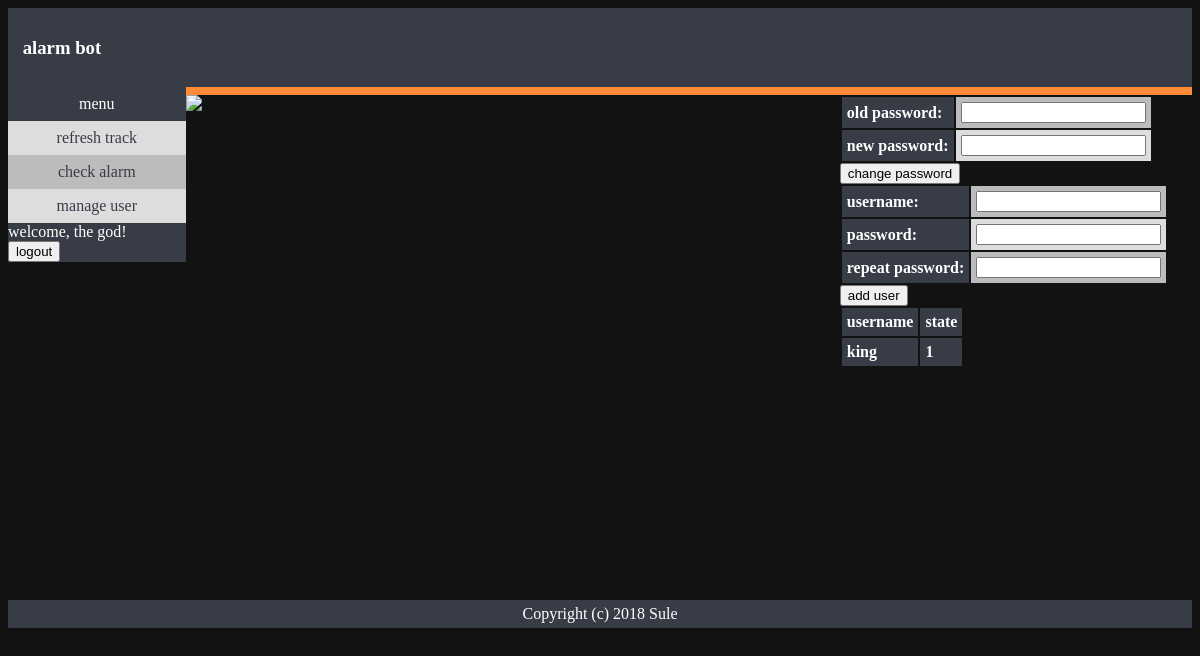
Page /panel/userpage/ (signed in) on the earlier database version.
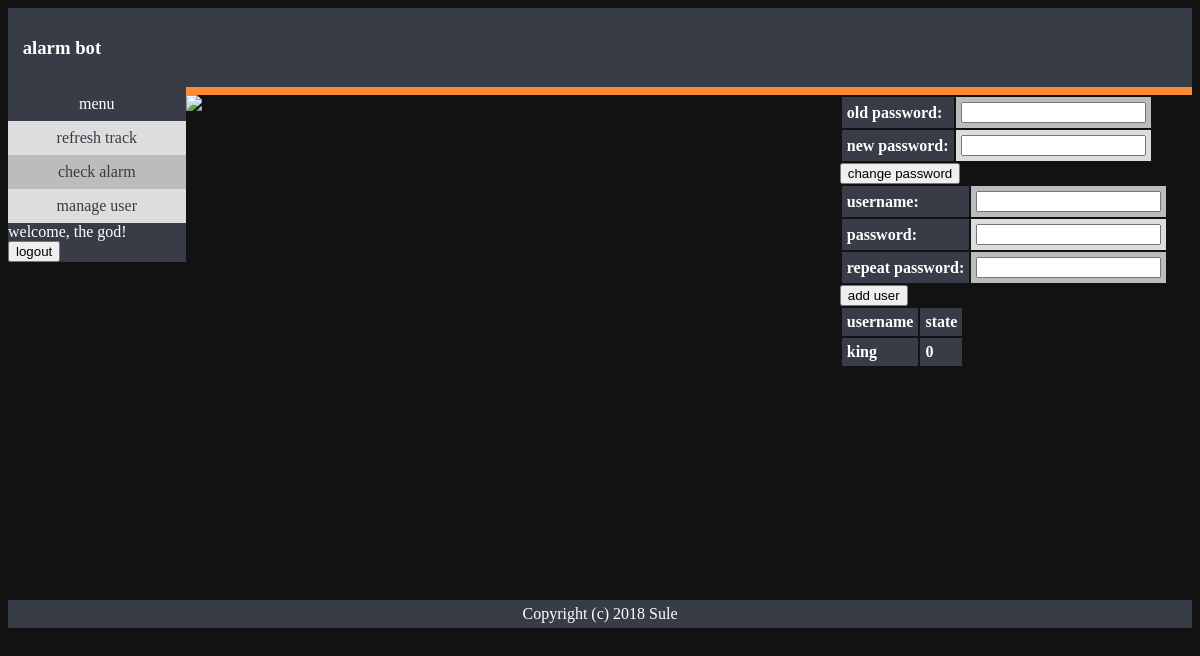
Same page on the later database version.
### panel/models.py (models this page shows)
class User(models.Model):
    username = models.TextField()
    password = models.TextField()
    state=models.IntegerField(default=0)
    level= models.IntegerField(default=1)

### panel/views.py (the view)
# urls.py: path('userpage/', views.userpage, name='userpage'),
def userpage(request):
    is_auth = getsession(request, 'is_auth', False)
    is_god = getsession(request, 'level', 0) == 0
    form_pwd = ChangePswForm()
    form_reg = RegisterForm()
    userlist = []
    usernm = getsession(request, 'username', 'stranger')
    if is_god:
        userlist = User.objects.filter(level=1)
    if is_auth:
        context = {
            'is_auth': is_auth,
            'is_god': is_god,
            'form_pwd': form_pwd,
            'form_reg': form_reg,
            'userlist': userlist,
            'username': usernm
        }
        return render(request, 'panel/manage.html', context)
    return HttpResponseForbidden()

### panel/forms.py (shortened to what this page needs)
class ChangePswForm(forms.Form):
    oldpassword = forms.CharField(label='old password', max_length=100, widget=forms.PasswordInput())
    newpassword = forms.CharField(label='new password', max_length=100, widget=forms.PasswordInput())

class RegisterForm(forms.Form):
    username = forms.CharField(label='username', max_length=100)
    password = forms.CharField(label='password', max_length=100, widget=forms.PasswordInput())
    password2 = forms.CharField(label='repeat password', max_length=100, widget=forms.PasswordInput())

### panel/views.py (called while the page is built)
def getsession(request, key, default):
    res = default
    if key in request.session:
        res = request.session[key]
    return res

### panel/templates/panel/manage.html (shortened to what this page needs)
{% extends "panel/panel.html" %} {% block page %}
<div>
    <form action="/panel/userpage/opt/0" method="post">
        <table>
            {{ form_pwd.as_table }}
        </table>
        <input type="submit" value="change password">
    </form>
</div>
{% if is_god %}
<div>
    <form action="/panel/userpage/opt/1" method="post">
        <table>
            {{ form_reg.as_table }}
        </table>
        <input type="submit" value="add user">
    </form>
</div>
<div>
    <table>
        <tbody>
            <tr>
                <th>username</th>
                <th>state</th>
            </tr>
            {% for user in userlist %}
            <tr onclick=deluser({{user.id}})>
                <th>{{user.username}}</th>
                <th>{{user.state}}</th>
            </tr>
            {% endfor %}
        </tbody>
    </table>
</div>
{% endif %} {% endblock page %}

### panel/templates/panel/panel.html (shortened to what this page needs)
<!DOCTYPE html>
<html>
<head>
    <meta charset="UTF-8"> {% load static %}
    <link rel="stylesheet" href="{% static 'panel/style.css' %}"> {% load static %}
</head>
<body>
    <header>
        <h3>&nbsp;alarm bot</h3>
    </header>
    <nav>
        <menu>
            <li id="ret">
                <div class="active">menu</div>
            </li>
            <li id="ret" onclick=refresh()>
                <div>refresh track</div>
            </li>
            {% if is_auth %}
            <li id="ret" onclick=getalarm()>
                <div>check alarm</div>
            </li>
            <li id="ret" onclick=userpage()>
                <div>manage user</div>
            </li>
            {% endif %}
        </menu>
        {% if is_auth %}
        <div id="white">welcome, the {{username}}!</div>
        <form action="/panel/login/" method="get">
            <input type="submit" value="logout">
        </form>
        {% else %}
        <form action="/panel/login/" method="post">
            {% csrf_token %} {{ form }}
            <input type="submit" value="Login">
        </form>
        {% endif %}
    </nav>
    <section>
        <div id="alarm"></div>
        <img id="view" style="-webkit-user-select: none;" src="http://127.0.0.1:3000/live">
        <div id="page">
            {% block page %} {% endblock page %}
        </div>
    </section>
    <footer>
        Copyright (c) 2018 Sule
    </footer>
</body>
</html>

### panel/static/panel/style.css (style rules this page uses)
#view { border-collapse: collapse; width: 65%; }
#page td, #page th { padding: 5px; }
#page tr:nth-child(even) { background-color: #dddddd; }
#page tr:nth-child(odd) { background-color: #bcbcbc; }
#page th { text-align: left; background-color: #383c47; color: #ffffff; }
body { background-color: #121212; }
menu li:nth-child(even) { background-color: #dddddd; }
menu li:nth-child(odd) { background-color: #bcbcbc; }
menu { list-style-type: none; margin: 0; padding: 0; width: 100%; background-color: #eeeeee; }
li div { display: block; color: #383c47; padding: 8px; }
li div.active { background-color: #383c47; color: white; }
header { background-color: #383c47; color: white; padding: 10px; }
nav { background-color: #383c47; height: 100%; width: 15%; float: left; }
section { width: 85%; float: right; }
footer { clear: both; background-color: #383c47; color: #ffffff; padding: 5px; text-align: center; }
#ret { clear: both; text-align: center; }
#page { position:sticky; height: 505px; width: 35%; float: right; overflow: auto; }
#alarm { text-align: center; border: 4px solid #ff8a38; color: white; }
label[for=id_line], label[for=id_oldpassword] label[for=id_newpassword], label[for=id_password], label[for=id_username], { color: white; }
#white { color: white; }

Differences in the rows shown:
changed User "king": state "1" → "0"
